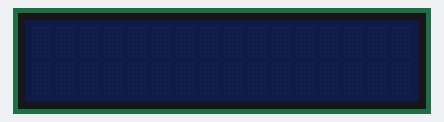
The sketch below on a simulated Arduino Uno, built with avr-gcc and run on an emulated ATmega328P. On the bench: 16×2 character LCD.

Above: at 0.1 s.
At 1.1 s:
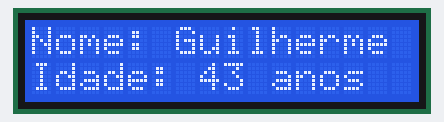
At 2.1 s:
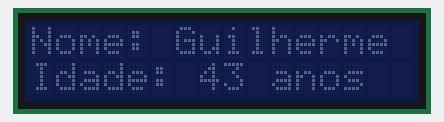

The sketch:

testeLCD.ino
```cpp
#include <LiquidCrystal_I2C.h>

// -------------------- Display ----------------------------------------
//GND: Ligar na linha negativa
//VCC: Ligar na linha positiva
//SCL: A5
//SDA: A4
LiquidCrystal_I2C lcd(0x27,16,2);
// ---------------------------------------------------------------------

String nome = "Guilherme";
String idade = "43";

// A função setup é executada uma vez só
void setup() {

  Serial.begin(9600);

  lcd.init();

}

// A função loop fica sendo executada de maneira contínua
void loop() {

  delay (1000);

  mostraDadosLCD();

}

void mostraDadosLCD(){

  String texto;

  lcd.setBacklight(HIGH);
  lcd.setCursor(0,0);
  texto = "Nome: " + nome;
  lcd.print(texto);
  lcd.setCursor(0,1);
  texto = "Idade: " + idade + " anos";
  lcd.print(texto);
  delay(1000);
  lcd.setBacklight(LOW);
  delay(1000);

}
```

Measured:
- what the display in image 1 shows lasts 1.0 s, from 1.1 s to 2.1 s
- what the display in image 2 shows lasts 2.0 s, from 2.1 s to 4.1 s
